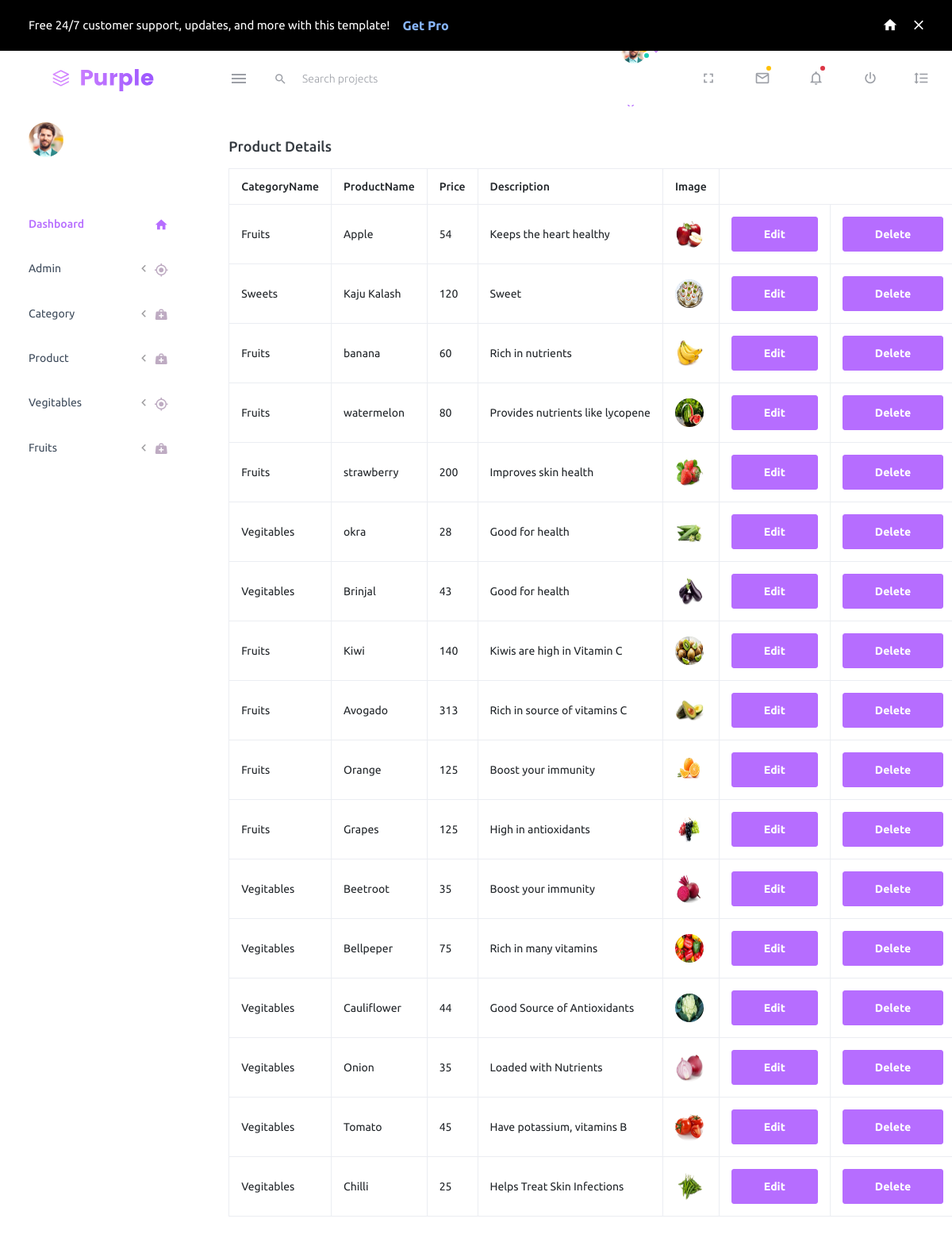
The app's page /Myapp/displayproduct/ with its own data.
### Myapp/models.py (models this page shows)
class productdb(models.Model):
   CategoryName = models.CharField(max_length=50, null=True, blank=True)
   ProductName = models.CharField(max_length=50, null=True, blank=True)
   Price = models.IntegerField(null=True, blank=True)
   Description = models.CharField(max_length=500, null=True, blank=True)
   Image = models.ImageField(upload_to="profile")

### Myapp/views.py (the view)
# urls.py: path('displayproduct/',views.displayproduct,name='displayproduct'),
def displayproduct(request):
    data =productdb.objects.all()
    return render(request,'displayproduct.html',{'data':data})

### Myapp/templates/displayproduct.html (shortened to what this page needs)
<!DOCTYPE html>
{% extends 'index.html' %}
{% block content %}
<html lang="en">
<head>
</head>
<body>
  <div class="card">
                  <div class="card-body">
                    <h4 class="card-title">Product Details</h4>
                    <table class="table table-bordered">
                      <thead>
                        <tr>
                            <th>CategoryName</th>
                          <th> ProductName </th>
                          <th> Price </th>
                          <th> Description </th>
                          <th> Image </th>
                        </tr>
                      </thead>
                        {% for i in data %}
                        <tr>
                            <td>{{i.CategoryName}}</td>
                            <td> {{i.ProductName}} </td>
                            <td>{{i.Price}}</td>
                            <td>{{i.Description}}</td>
                             <td>
                             <img src="{{ i.Image.url }}" width="50px" height="50px">
                             </td>
                             <td>
                            <form action="{% url 'editproduct'  dataid=i.id %}">
                              <button type="submit" class="btn btn-primary">Edit</button>
                            </form>
                              </td>
                                 <td>
                                <form action="{% url 'deleteproduct' dataid=i.id %}">
                                    <button type="submit" class="btn btn-primary">Delete</button>
                                </form>
                            </td>
                        </tr>
                        {% endfor %}
                    </table>
                  </div>
                </div>
</body>
</html>
{% endblock %}

### records on screen
productdb: CategoryName "Fruits", ProductName "Apple", Price "54", Description "Keeps the heart healthy", Image (picture)
productdb: CategoryName "Sweets", ProductName "Kaju Kalash", Price "120", Description "Sweet", Image (picture)
productdb: CategoryName "Fruits", ProductName "banana", Price "60", Description "Rich in nutrients", Image (picture)
productdb: CategoryName "Fruits", ProductName "watermelon", Price "80", Description "Provides nutrients like lycopene", Image (picture)
productdb: CategoryName "Fruits", ProductName "strawberry", Price "200", Description "Improves skin health", Image (picture)
productdb: CategoryName "Vegitables", ProductName "okra", Price "28", Description "Good for health", Image (picture)
productdb: CategoryName "Vegitables", ProductName "Brinjal", Price "43", Description "Good for health", Image (picture)
productdb: CategoryName "Fruits", ProductName "Kiwi", Price "140", Description "Kiwis are high in Vitamin C", Image (picture)
productdb: CategoryName "Fruits", ProductName "Avogado", Price "313", Description "Rich in source of vitamins C", Image (picture)
productdb: CategoryName "Fruits", ProductName "Orange", Price "125", Description "Boost your immunity", Image (picture)
productdb: CategoryName "Fruits", ProductName "Grapes", Price "125", Description "High in antioxidants", Image (picture)
productdb: CategoryName "Vegitables", ProductName "Beetroot", Price "35", Description "Boost your immunity", Image (picture)
productdb: CategoryName "Vegitables", ProductName "Bellpeper", Price "75", Description "Rich in many vitamins", Image (picture)
productdb: CategoryName "Vegitables", ProductName "Cauliflower", Price "44", Description "Good Source of Antioxidants", Image (picture)
productdb: CategoryName "Vegitables", ProductName "Onion", Price "35", Description "Loaded with Nutrients", Image (picture)
productdb: CategoryName "Vegitables", ProductName "Tomato", Price "45", Description "Have potassium, vitamins B", Image (picture)
productdb: CategoryName "Vegitables", ProductName "Chilli", Price "25", Description "Helps Treat Skin Infections", Image (picture)
